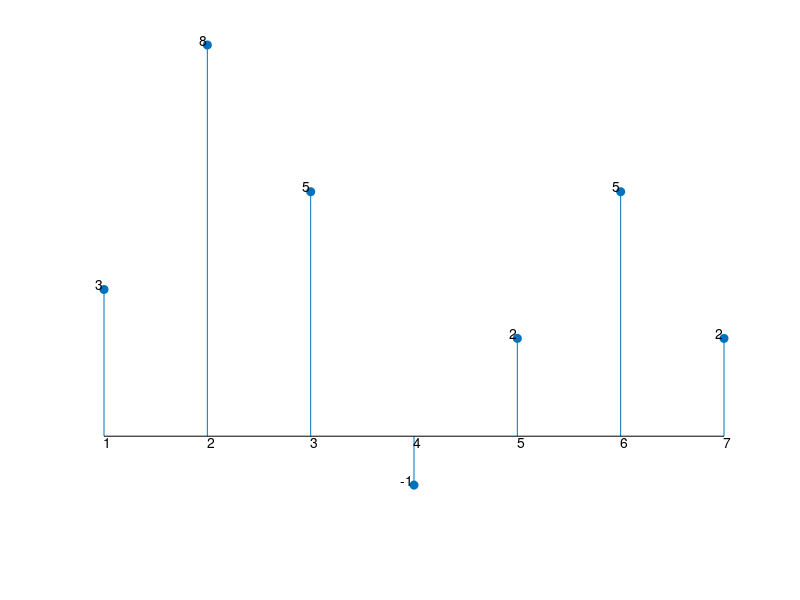
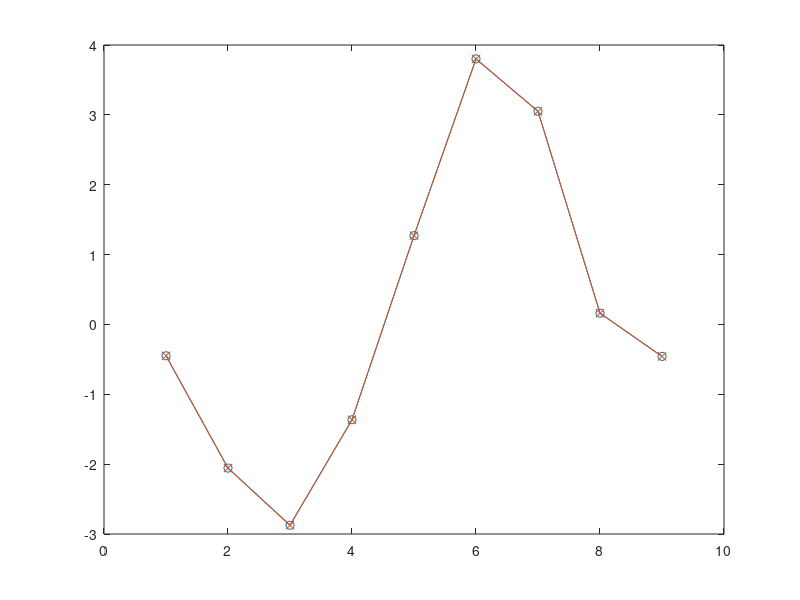

The MATLAB source for these figures, in order:
% <------- Guia 3 - Ejercicio 2 ----------->
clc

% punto 1

x = [3, 2, -2, 1, 2]; % señal
h = [1, 2, 1]; % kernel
M = length(x); % longitud e la secuencia de entrada
N = length(h); % longitud del kernel
y = zeros(1, N+M-1); % vector resultado
r_des = zeros(1, N); % registro de desplazamiento
x_ext = [x, zeros(1, N-1)]; % vector x extendido

for n = 1:M+N-1
  r_des = [x_ext(n), r_des(1:N-1)]; % llena el registro de desplazamiento con las ultimas N muestras de x
  for i = 1:N
    y(n) = y(n) + ( h(i) * r_des(i) ); % sumatoria de convolución
  end
end

figure(1);
stem(y,'filled') % graficas de secuencias

% modificaciones para los ejes
axis off;
for l = 1:M+N-1
  text (l, y(l), mat2str(y(l)),'horizontalalignment','right','verticalalignment','bottom')
  text (l, 0,  int2str(l),'verticalalignment','top')
end


% punto 2

x2 = randn(1,7);% nueva secuencia de 7 elementos
M2 = length(x2); % longitud e la secuencia de entrada
y2 = zeros(1, N+M2-1); % vector resultado
r_des = zeros(1, N); % reinicializa el registro de desplazamiento
x2_ext = [x2, zeros(1, N-1)]; % vector x2 extendido

for n = 1:M2+N-1
  r_des = [x2_ext(n), r_des(1:N-1)]; % llena el registro de desplazamiento con las ultimas N muestras de x2
  for i = 1:N
    y2(n) = y2(n) + ( h(i) * r_des(i) ); % sumatoria de convolución
  end
end

figure(2);

plot(y2,'o-') % graficas de secuencias
y2_conv = conv(x2, h); % usando el operador convolucion
hold all;
plot(y2_conv,'x-')

% punto 3

x3 = randn(1,1000); % nuevo vector señal
h3 = randn(1,1000); % nuevo vector kernel
M3 = length(x3); % longitud e la secuencia de entrada
N3 = length(h3); % longitud del kernel
y3 = zeros(1, N3+M3-1); % nuevo vector resultado
r_des = zeros(1, N3); % reinicializa el registro de desplazamiento
x3_ext = [x3, zeros(1, N3-1)]; % vector x extendido

tic();
for n = 1:M3+N3-1
  r_des = [x3_ext(n), r_des(1:N3-1)]; % llena el registro de desplazamiento con las ultimas N muestras de x3
  h3t = h3'; %matriz transpuesta (N3 filas, 1 columna)
  y3(n) = r_des * h3t;
end
t_mat = toc(); % tiempo para la convolucion matricial

% reinicializa los vectores para la convolucion matricial
y3 = zeros(1, N3+M3-1); % vector resultado
r_des = zeros(1, N3); % registro de desplazamiento
x3_ext = [x3, zeros(1, N3-1)]; % vector x extendido

tic();
for n = 1:M3+N3-1
  r_des = [x3_ext(n), r_des(1:N3-1)]; % llena el registro de desplazamiento con las ultimas N muestras de x3
  for i = 1:N3
    y3(n) = y3(n) + ( h3(i) * r_des(i) ); % sumatoria de convolución
  end
end
t_for = toc (); % tiempo para la convolucion con bucle

printf("tiempo para la convolucion utilizando matrices: %d segundos \n", t_mat)
printf("tiempo para la convolucion utilizando iteraciones: %d segundos \n", t_for)

%%%%%%%%%%%%%%%%%%%%%%%%%%%%%%%%%%%%%%%%%%%%%%%%%%%%%%%%%%%%%%%%%%%%%%%
% tiempo para la convolucion utilizando matrices: 0.0453 segundos     %
% tiempo para la convolucion utilizando iteraciones: 26.1659 segundos %
%%%%%%%%%%%%%%%%%%%%%%%%%%%%%%%%%%%%%%%%%%%%%%%%%%%%%%%%%%%%%%%%%%%%%%%
